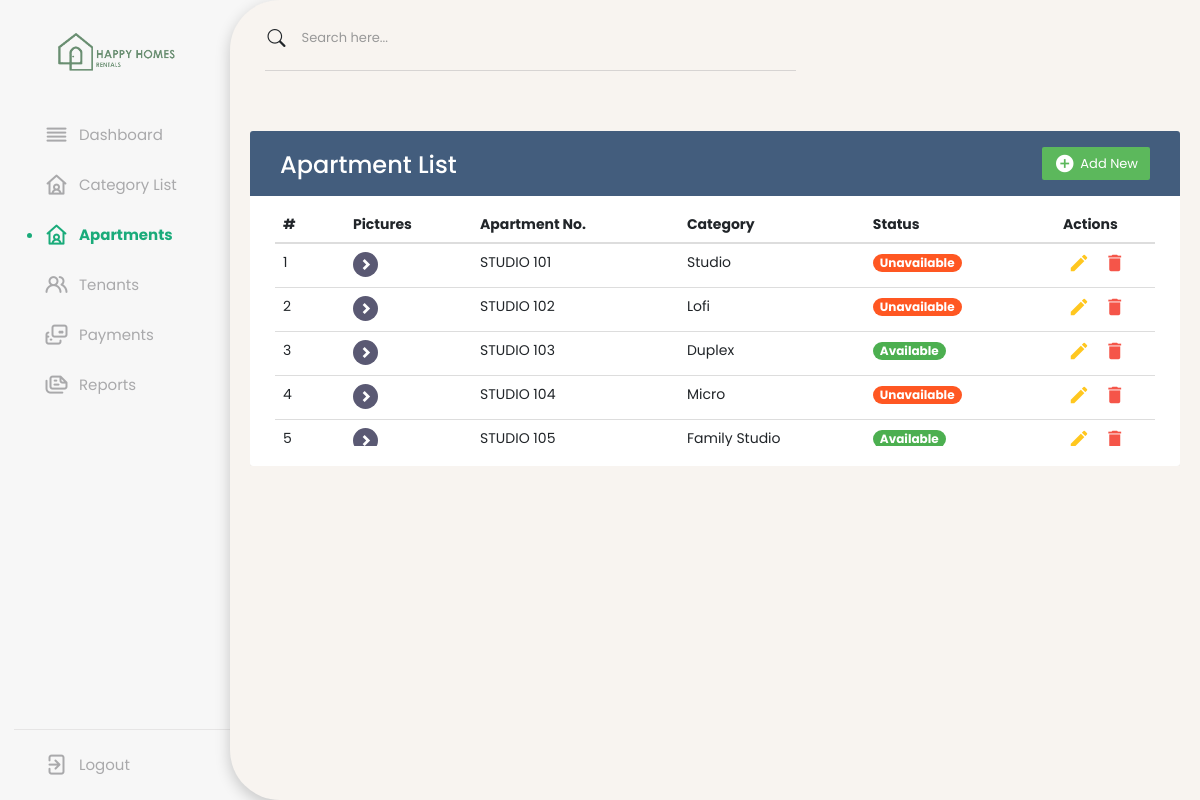
The app's page /apartments.php with its own data.
### tables this page shows
CREATE TABLE `apartments` (
  `id` int(30) NOT NULL,
  `category_id` int(30) NOT NULL,
  `apart` varchar(30) NOT NULL,
  `status` tinyint(1) NOT NULL DEFAULT 0 COMMENT '0 = Available, 1 = Unavailable, 2 = Maintenance'
);

### Stored_Data/generateApartment.php (the view, shortened to what this page needs)
<?php
    require_once "db_conn.php";
    function getApartments($conn) {
        $query = "SELECT * FROM apartments ORDER BY apart ASC";
        $result = $conn->query($query);
        $apartments = $result->fetch_all(MYSQLI_ASSOC);
        return $apartments;
    }
    $apartments = getApartments($conn);
?>

### Stored_Data/generateApartment.php (the view, shortened to what this page needs)
<?php
    require_once "db_conn.php";
    function getApartments($conn) {
        $query = "SELECT * FROM apartments ORDER BY apart ASC";
        $result = $conn->query($query);
        $apartments = $result->fetch_all(MYSQLI_ASSOC);
        return $apartments;
    }
    $apartments = getApartments($conn);
?>

### Stored_Data/Get_List/get_apartment_list.php (shortened to what this page needs)
<?php
    require_once "db_conn.php";
    $cat_name = [];
    $cat_query = $conn->query("SELECT id, name FROM apartment_categories");
    while ($cat_row = $cat_query->fetch_assoc()) {
        $cat_name[$cat_row['id']] = $cat_row['name'];
    }
    $rooms_query = $conn->query("SELECT * FROM apartments ORDER BY apart ASC");
    $rooms = [];
    while ($row = $rooms_query->fetch_assoc()) {
        $rooms[] = $row;
    }
    foreach ($rooms as $index => $row) {
        $i = $index + 1;
        $statusBadge = '';
        if ($row['status'] == 0) {
            $statusBadge = '<span class="badge badge-success">Available</span>';
        } elseif ($row['status'] == 1) {
            $statusBadge = '<span class="badge badge-danger">Unavailable</span>';
        } elseif ($row['status'] == 2) {
            $statusBadge = '<span class="badge badge-maintenance">Maintenance</span>';
        }
        ?>
        <tr>
            <td><?= $i ?></td>
            <td>
                <button class="gallery-button custom-button" data-id="<?= $row["id"] ?>">
                    <span class="glyphicon glyphicon-chevron-right custom-icon"></span>
                </button>
            </td>
            <td><?= $row['apart'] ?></td>
            <td><?= $cat_name[$row['category_id']] ?></td>
            <td><?= $statusBadge ?></td>
            <td>
                <a href="#editModal" class="edit" data-toggle="modal">
                    <i class="material-icons" data-toggle="tooltip" title="Edit">&#xE254;</i>
                </a>
                <a href="#" class="delete" data-id="<?= $row["id"] ?>">
                    <i class="material-icons" data-toggle="tooltip" title="Delete">&#xE872;</i>
                </a>
            </td>
        </tr>
    <?php
    }
?>

### css/style.css (style rules this page uses)
* { margin: 0; padding: 0; box-sizing: border-box; font-family: 'Poppins', sans-serif; }
.custom-button { width: 25px; height: 25px; border-radius: 50%; background-color: #5a5973; border: none; cursor: pointer; display: flex; align-items: center; justify-content: center; }
.custom-icon { color: #ffffff; font-size: 12px; transition: transform 0.3s ease-in-out; line-height: 0.8; margin-top: -3px; }
.badge-success { background-color: #4CAF50 !important; }
.badge-danger { background-color: #FF5722 !important; }
:root { --primary-color: #0E4BF1; --panel-color: #FFF; --text-color: #000; --black-light-color: #707070; --border-color: #e6e5e5; --toggle-color: #DDD; --box1-color: #4DA3FF; --box2-color: #FFE6AC; --box3-color: #E7D1FC; --title-icon-color: #fff; --tran-05: all 0.5s ease; --tran-03: all 0.3s ease; --tran-03: all 0.2s ease; }
body { min-height: 100vh; background-color: #f7f7f7 !important; }

### css/modal.css (style rules this page uses)
body { color: #566787; background: #f5f5f5; font-family: 'Varela Round', sans-serif; font-size: 13px; }
table.table tr th, table.table tr td { border-color: #e9e9e9; padding: 12px 15px; vertical-align: middle; }
table.table td:last-child i { opacity: 0.9; font-size: 22px; margin: 0 5px; }
table.table td a { font-weight: bold; color: #566787; display: inline-block; text-decoration: none; outline: none !important; }
table.table td a.edit { color: #FFC107; }
table.table td a.delete { color: #F44336; }
table.table td i { font-size: 19px; }

### records on screen
apartments: i "1", apart "STUDIO 101", category "Studio", status "Unavailable"
apartments: i "2", apart "STUDIO 102", category "Lofi", status "Unavailable"
apartments: i "3", apart "STUDIO 103", category "Duplex", status "Available"
apartments: i "4", apart "STUDIO 104", category "Micro", status "Unavailable"
apartments: i "5", apart "STUDIO 105", category "Family Studio", status "Available"
